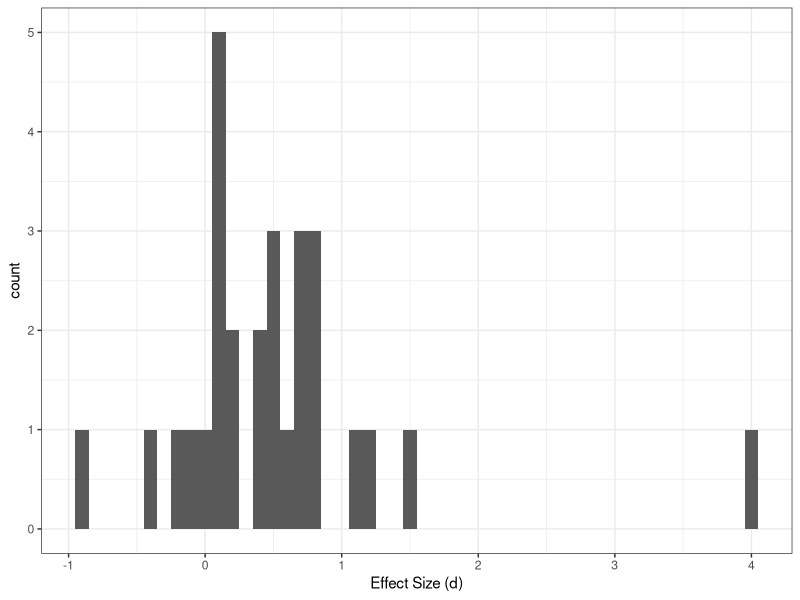
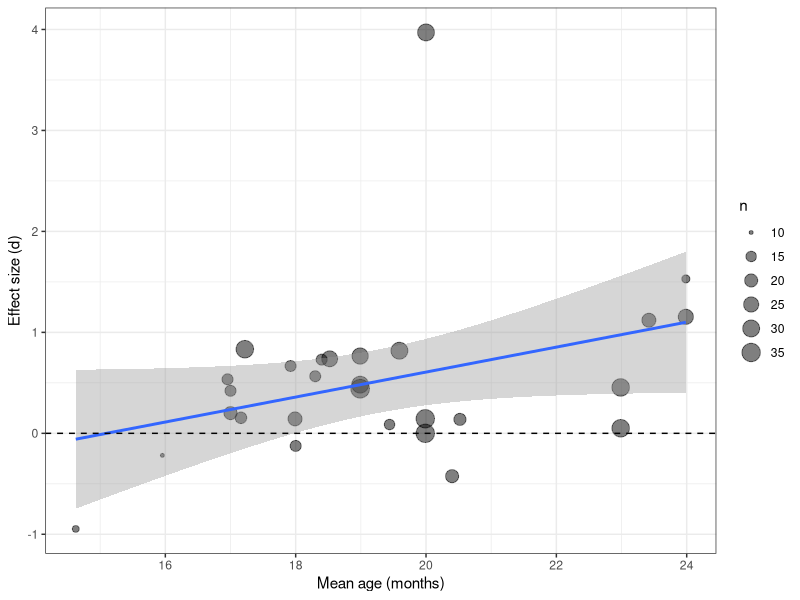
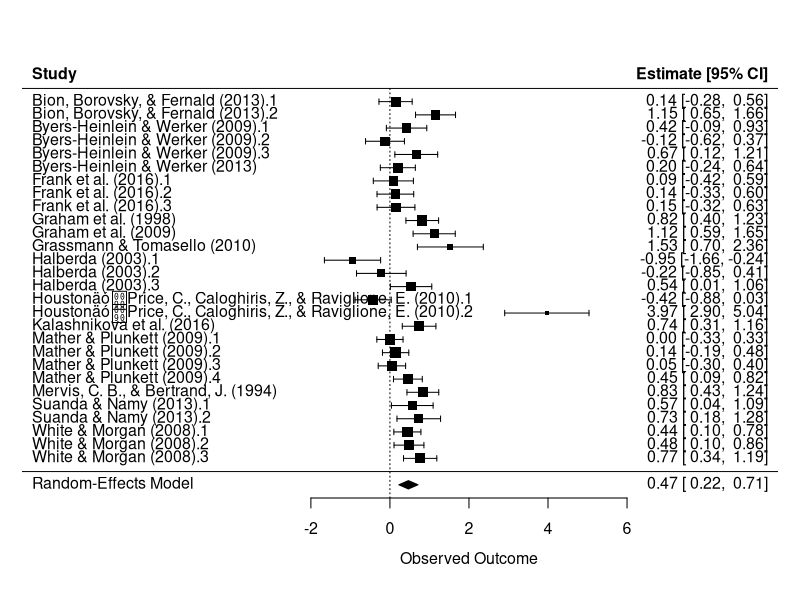
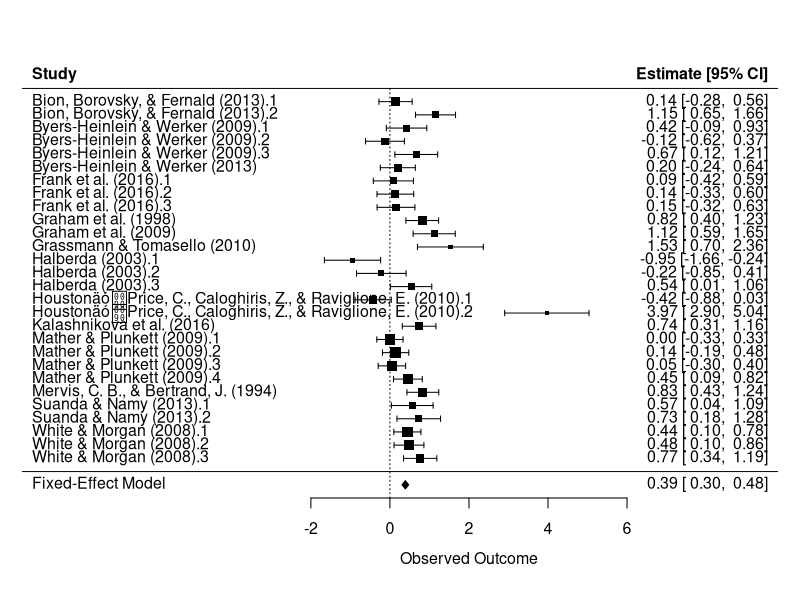
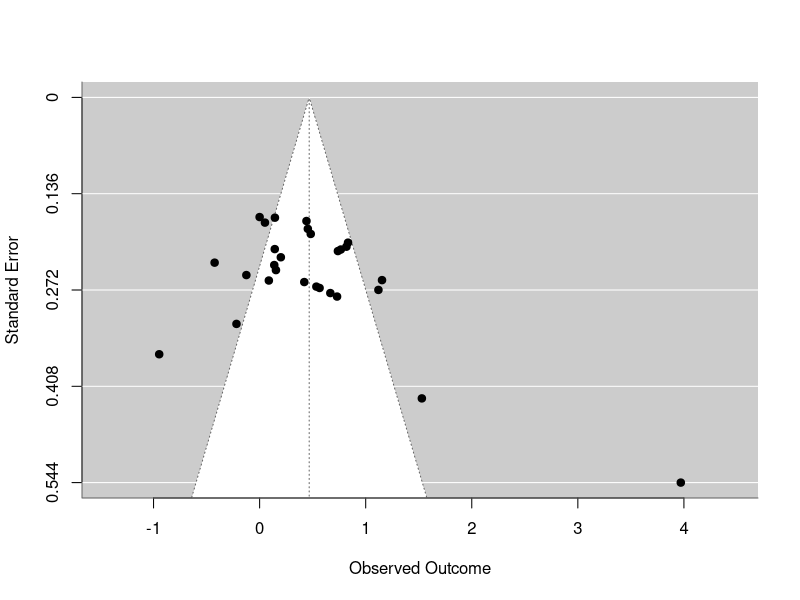
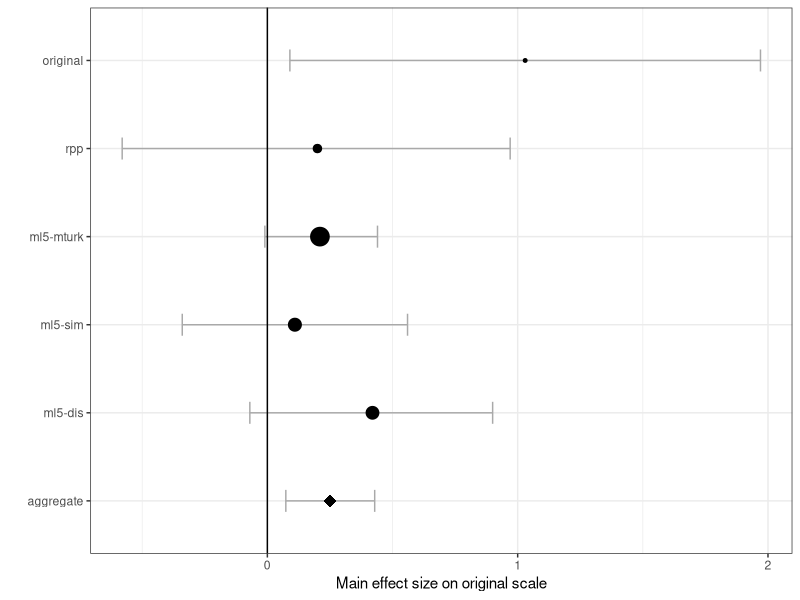

The R script that drew these images, in order:
## ---- chunk 1
library(tidyverse)
library(metafor)
library(here)
theme_set(theme_bw())
## ---- chunk 2
d <- read_csv(here("data/mutex.csv"))
## ---- chunk 3
d
## ---- chunk 4
ggplot(d, aes(x = d_calc)) + 
  geom_histogram(binwidth = .1) + 
  xlab("Effect Size (d)")
## ---- chunk 5
ggplot(d, aes(x = mean_age_months, y = d_calc)) + 
  geom_point(aes(size = n), alpha = .5) + 
  geom_smooth(method = "lm") + 
  xlab("Mean age (months)") + 
  ylab("Effect size (d)") + 
  geom_hline(lty = 2, yintercept = 0)
## ---- chunk 6
random_effects_mod <- rma(yi = d_calc, vi = d_var_calc, 
                          slab = short_cite, data = d)
summary(random_effects_mod)
## ---- chunk 7
d_post_hoc_pruned <- filter(d, d_calc < 1 & d_calc > 0)
random_effects_posthoc_mod <- rma(yi = d_calc, vi = d_var_calc, 
                          slab = short_cite, data = d_post_hoc_pruned)
summary(random_effects_posthoc_mod)
## ---- chunk 8
fixed_effects_mod <- rma(yi = d_calc, vi = d_var_calc, 
                          slab = short_cite, data = d, method = "FE")
summary(fixed_effects_mod)
## ---- chunk 9
forest(random_effects_mod)
## ---- chunk 10
forest(fixed_effects_mod)
## ---- chunk 11
funnel(random_effects_mod)
## ---- chunk 12
meta_reg_model <- rma(yi = d_calc, vi = d_var_calc, 
                      mods = ~ mean_age_months, 
                      slab = short_cite, data = d)
summary(meta_reg_model)
## ---- chunk 13

## ---- chunk 14
raw_data <- read_csv(here("data/mini_meta_example_data.csv"))

raw_data
## ---- chunk 15
for_mod <- raw_data |> 
  mutate(se=(raw_high-raw_low)/(2*1.96))

mini_meta_mod <- rma(yi=raw_mean, sei=se, slab=Study, data=for_mod)

summary(mini_meta_mod)


## ---- chunk 16
aggregate <- tibble(Study="aggregate", Citation=NA,N=NA, raw_mean=mini_meta_mod$b,
                    raw_low=mini_meta_mod$ci.lb, raw_high=mini_meta_mod$ci.ub)

for_plot <- raw_data |> bind_rows(aggregate) |> mutate(Study=factor(Study, levels=c("aggregate", "ml5-dis", "ml5-sim", "ml5-mturk", "rpp", "original")))


ggplot(for_plot,aes(x=Study,y=raw_mean,ymin=raw_low,ymax=raw_high))+
  geom_errorbar(colour='darkgray',size=.5,width=.25)+
  geom_point(aes(size=sqrt(N)))+
  geom_point(data=for_plot |> filter(Study=="aggregate"), shape=18, size=4)+
  coord_flip()+
  geom_hline(yintercept=0,color="black")+
  theme(legend.position = "none")+
  labs(y="Main effect size on original scale", x="")
## ---- chunk 17
raw_interaction <- read_csv(here("data/mini_meta_example_data_interaction.csv"))

## ---- chunk 18


## ---- chunk 19
